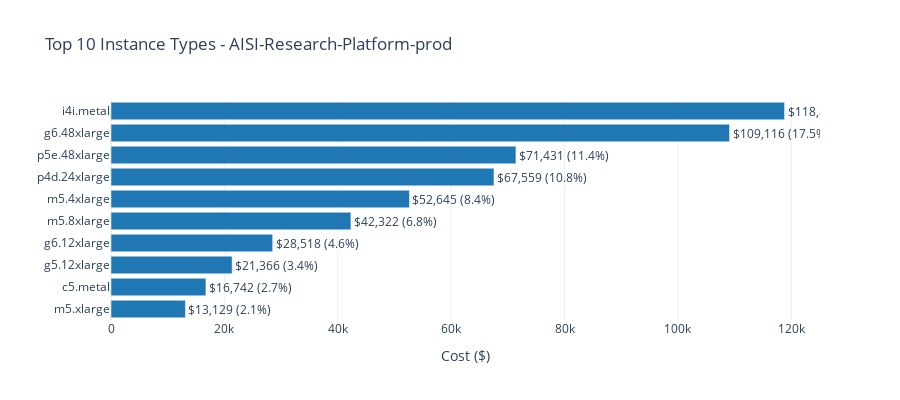

Notebook code cell kept with this figure:
### Markdown cell above
---
# Section 4: Per-Account Drill-Down

Select an account to view detailed analysis including resource utilization, storage optimization, and specific recommendations.

### Code cell
# Account selector dropdown
account_list = get_account_list(data)
account_options = [(f"{acc['account_name']} (${acc['total_cost']:,.0f})", acc['account_id']) for acc in account_list]

account_dropdown = widgets.Dropdown(
    options=account_options,
    description='Select Account:',
    style={'description_width': 'initial'},
    layout=widgets.Layout(width='400px')
)

output = widgets.Output()

def display_account_details(account_id):
    """Display detailed analysis for selected account."""
    account_data = get_account_data(data, account_id)
    account_name = account_data.get('account_name', account_id)
    
    print("\n" + "="*80)
    print(f"DETAILED ANALYSIS: {account_name}")
    print(f"Account ID: {account_id}")
    print("="*80)
    
    # Summary
    total_cost = account_data.get('total_cost', 0)
    action_plan = account_data.get('action_plan', {})
    total_savings = action_plan.get('total_savings', 0)
    
    print(f"\nTotal EC2 Cost (3-month): ${total_cost:,.2f}")
    print(f"Optimization Potential: ${total_savings:,.2f}/month")
    
    # Monthly trend
    print("\n--- Monthly Cost Trend ---")
    monthly_df = parse_monthly_costs(account_data)
    if not monthly_df.empty:
        fig = create_monthly_trend_chart(monthly_df)
        fig.update_layout(title=f"Monthly Cost Trend - {account_name}")
        fig.show()
    
    # Instance types
    print("\n--- Top Instance Types ---")
    instance_df = parse_instance_type_costs(account_data, top_n=10)
    if not instance_df.empty:
        fig = create_horizontal_bar_chart(instance_df, 'cost', 'instance_type',
                                           f'Top 10 Instance Types - {account_name}', 'Cost ($)')
        fig.show()
    
    # Cloudwatch analysis (idle/underutilized)
    cw_analysis = account_data.get('cloudwatch_analysis', {})
    idle_instances = cw_analysis.get('idle', [])
    underutil_instances = cw_analysis.get('underutilized', [])
    
    if idle_instances:
        print(f"\n--- Idle Instances ({len(idle_instances)} found) ---")
        idle_df = pd.DataFrame(idle_instances)
        if 'InstanceId' in idle_df.columns:
            display(idle_df[['InstanceId', 'InstanceType', 'AvgCPU']].head(10))
    
    if underutil_instances:
        print(f"\n--- Underutilized Instances ({len(underutil_instances)} found) ---")
        underutil_df = pd.DataFrame(underutil_instances)
        if 'InstanceId' in underutil_df.columns:
            display(underutil_df[['InstanceId', 'InstanceType', 'AvgCPU']].head(10))
    
    # EBS Analysis
    ebs_data = account_data.get('ebs_analysis', {})
    if ebs_data:
        print("\n--- Storage Optimization ---")
        print(f"  Unattached volumes: {ebs_data.get('unattached_count', 0)}")
        print(f"  Unattached savings: ${ebs_data.get('unattached_savings', 0):,.2f}/month")
        print(f"  GP2->GP3 migration savings: ${ebs_data.get('gp2_migration_savings', 0):,.2f}/month")
    
    # RI/SP Analysis
    ri_sp = account_data.get('ri_sp_analysis', {})
    if ri_sp:
        print("\n--- Savings Plans / Reserved Instances ---")
        print(f"  Current coverage: {ri_sp.get('coverage', 0):.1f}%")
        print(f"  Potential savings: ${ri_sp.get('potential_savings', 0):,.2f}/month")
    
    # Action Plan
    if action_plan:
        print("\n--- Action Plan Summary ---")
        print(f"  Total monthly savings: ${total_savings:,.2f}")
        
        for priority in ['immediate', 'high_priority', 'medium_priority']:
            actions = action_plan.get(priority, [])
            if actions:
                print(f"\n  {priority.replace('_', ' ').title()}:")
                for action in actions[:3]:  # Show top 3 per priority
                    if isinstance(action, dict):
                        title = action.get('title', action.get('action', 'N/A'))
                        print(f"    - {title}: ${action.get('savings', 0):,.2f}/mo")

def on_account_change(change):
    with output:
        clear_output(wait=True)
        display_account_details(change['new'])

account_dropdown.observe(on_account_change, names='value')

print("Select an account to view detailed analysis:")
display(account_dropdown)
display(output)

# Trigger initial display
if account_options:
    with output:
        display_account_details(account_options[0][1])

### Figure 1 — Plotly figure (JSON) as saved in the notebook; plotly's stock layout.template omitted (floating-point values rounded to 4 significant figures)
{"data": [{"hovertemplate": "<b>%{y}</b><br>Cost: $%{x:,.2f}<extra></extra>", "legendgroup": "", "marker": {"color": "#1f77b4", "pattern": {"shape": ""}}, "name": "", "orientation": "h", "showlegend": false, "text": ["$118,816 (19.0%)", "$109,116 (17.5%)", "$71,431 (11.4%)", "$67,559 (10.8%)", "$52,645 (8.4%)", "$42,322 (6.8%)", "$28,518 (4.6%)", "$21,366 (3.4%)", "$16,742 (2.7%)", "$13,129 (2.1%)"], "textposition": "outside", "type": "bar", "x": [118800.0, 109100.0, 71430.0, 67560.0, 52650.0, 42320.0, 28520.0, 21370.0, 16740.0, 13130.0], "xaxis": "x", "y": ["i4i.metal", "g6.48xlarge", "p5e.48xlarge", "p4d.24xlarge", "m5.4xlarge", "m5.8xlarge", "g6.12xlarge", "g5.12xlarge", "c5.metal", "m5.xlarge"], "yaxis": "y"}], "layout": {"barmode": "relative", "height": 400, "legend": {"tracegroupgap": 0}, "showlegend": false, "title": {"text": "Top 10 Instance Types - AISI-Research-Platform-prod"}, "xaxis": {"anchor": "y", "domain": [0, 1], "title": {"text": "Cost ($)"}}, "yaxis": {"anchor": "x", "autorange": "reversed", "domain": [0, 1], "title": {"text": ""}}}}
